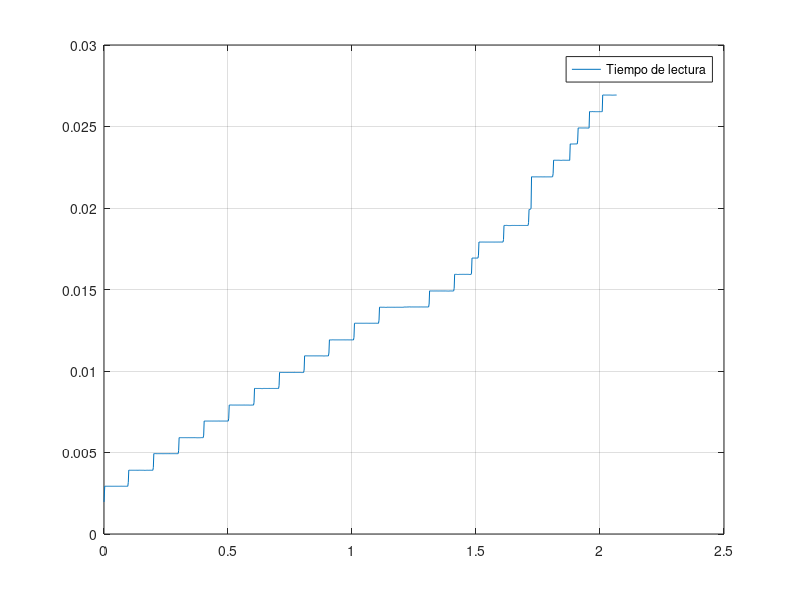

Write the MATLAB code that produced this figure. (Note: this script raises an error after producing the figure.)
clear all
close all

data1 = load('lect_C_0001.txt');
data2 = load('lect_C_0002.txt');
data3 = load('lect_C_0005.txt');
data4 = load('lect_C_001.txt');
data5 = load('lect_C_002.txt');
data6 = load('lect_C_005.txt');
data7 = load('lect_C_01.txt');

dt=[0.001 0.002 0.005 0.01 0.02 0.05 0.1];
figure
plot(data1(:,1), dt(1)-data2(:,3))
hold on
grid on
h = legend('Tiempo de lectura');
h.Location = 'southeast'
ylabel('Tiempo de lectura (s)')
xlabel('Tiempo (s)')
title('Tiempo de lectura para Dt=0.001')

figure
plot(data2(:,1), dt(2)-data2(:,3))
hold on
grid on
h = legend('Tiempo de lectura');
h.Location = 'southeast'
ylabel('Tiempo de lectura (s)')
xlabel('Tiempo (s)')
title('Tiempo de lectura para Dt=0.002')
figure
plot(data3(:,1), dt(3)-data3(:,3))
hold on
grid on
h = legend('Tiempo de lectura');
h.Location = 'southeast'
ylabel('Tiempo de lectura (s)')
xlabel('Tiempo (s)')
title('Tiempo de lectura para Dt=0.005')


figure
plot(data4(:,1), dt(4)-data4(:,3))
hold on
grid on

h = legend('Tiempo de lectura');
h.Location = 'southeast'
ylabel('Tiempo de lectura (s)')
xlabel('Tiempo (s)')
title('Tiempo de lectura para Dt=0.01')

figure
plot(data5(:,1), dt(5)-data5(:,3))
hold on
grid on

h = legend('Tiempo de lectura');
h.Location = 'southeast'
ylabel('Tiempo de lectura (s)')
xlabel('Tiempo (s)')
title('Tiempo de lectura para Dt=0.02')
figure
plot(data6(:,1), dt(6)-data6(:,3))
hold on
grid on

h = legend('Tiempo de lectura');
h.Location = 'southeast'
ylabel('Tiempo de lectura (s)')
xlabel('Tiempo (s)')
title('Tiempo de lectura para Dt=0.05')
figure
plot(data7(:,1), dt(7)-data7(:,3))

h = legend('Tiempo de lectura');
h.Location = 'southeast'
ylabel('Tiempo de lectura (s)')
xlabel('Tiempo (s)')
title('Tiempo de lectura para Dt=0.1')
grid on
